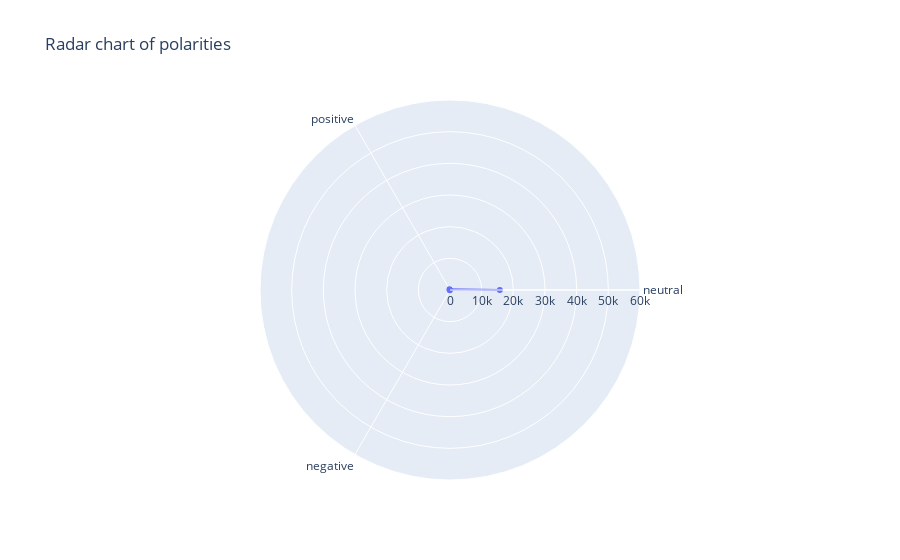

Notebook cell for this chart:
### Code cell
data = [go.Scatterpolar(
  r = [df['polarity'].value_counts()[0],df['polarity'].value_counts()[1],df['polarity'].value_counts()[2]],
  theta = list(df['polarity'].unique()),
  fill = 'toself'
)]

layout = go.Layout(
  polar = dict(
    radialaxis = dict(
      visible = True,
      range = [0, 60000]
    )
  ),
  showlegend = False,
  title ='Radar chart of polarities'
)
fig = go.Figure(data=data, layout=layout)
iplot(fig, filename = "Single Pokemon stats")

### Figure 1 — Plotly figure (JSON) as saved in the notebook; plotly's stock layout.template omitted (floating-point values rounded to 4 significant figures)
{"data": [{"fill": "toself", "r": [15734, 297, 102], "theta": ["neutral", "positive", "negative"], "type": "scatterpolar"}], "layout": {"polar": {"radialaxis": {"range": [0, 60000], "visible": true}}, "showlegend": false, "title": {"text": "Radar chart of polarities"}}}
